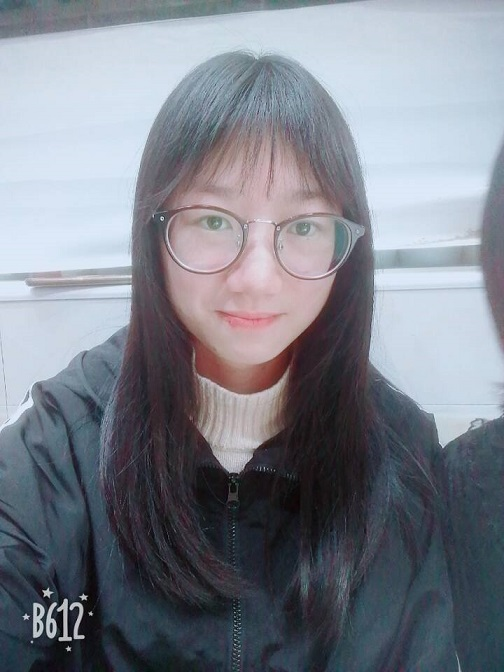
//> input picture opencv_017/opencv_017/1.JPG, 504 x 672 px
$ ./main   (built with g++ and OpenCV 4)
//> lines starting //> are read from the running program, lines starting //| are printed output that depends on the picture
#include <iostream>
#include "opencv2/opencv.hpp"

using namespace std;
using namespace cv;

int main()
{
	Mat src = imread("1.jpg");
//> src is the input picture: 672 rows x 504 cols, CV_8UC3; mean B, G, R 139.7, 129.7, 125.1
	imshow("src", src);
	Mat dst,gray;

	GaussianBlur(src, dst, Size(3, 3), 0, 0);
	cvtColor(dst, gray, CV_BGR2GRAY);
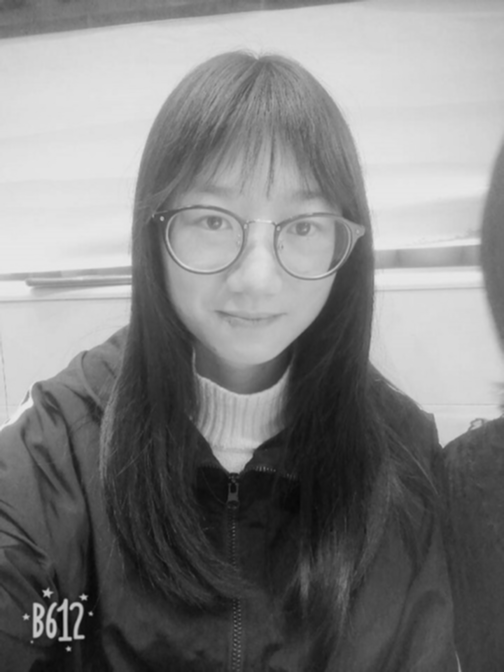
//> gray: 672 rows x 504 cols, CV_8UC1; min 6, max 233, mean 129.5

	Mat xgrad;
	Mat ygrad;


	//Sobel(gray, xgrad, CV_16S, 1, 0, 3);
	//Sobel(gray, ygrad, CV_16S, 0, 1, 3);
	Scharr(gray, xgrad, CV_16S, 1, 0);
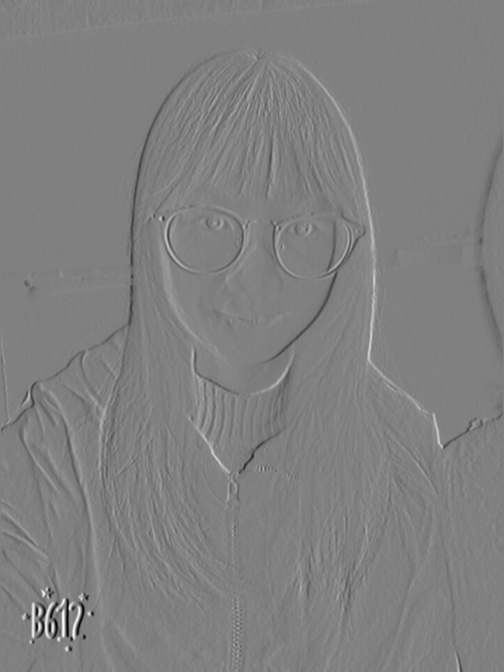
//> xgrad: 672 rows x 504 cols, CV_16SC1; min -2237, max 2202, mean -2.7; drawn with min black and max white
	Scharr(gray, ygrad, CV_16S, 0, 1);
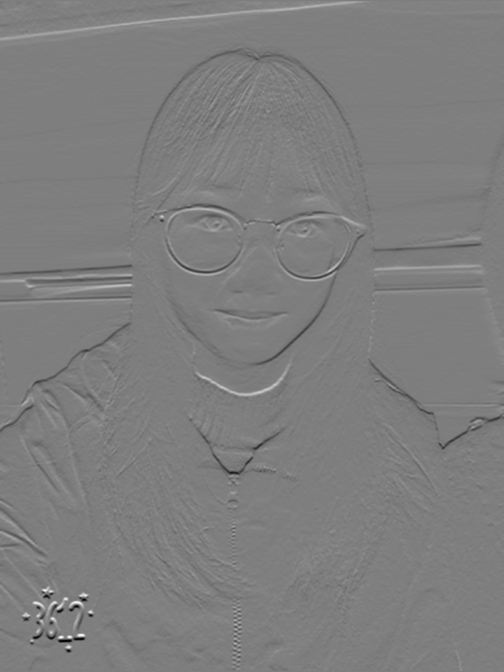
//> ygrad: 672 rows x 504 cols, CV_16SC1; min -2078, max 2101, mean -4.3; drawn with min black and max white
	convertScaleAbs(xgrad, xgrad);
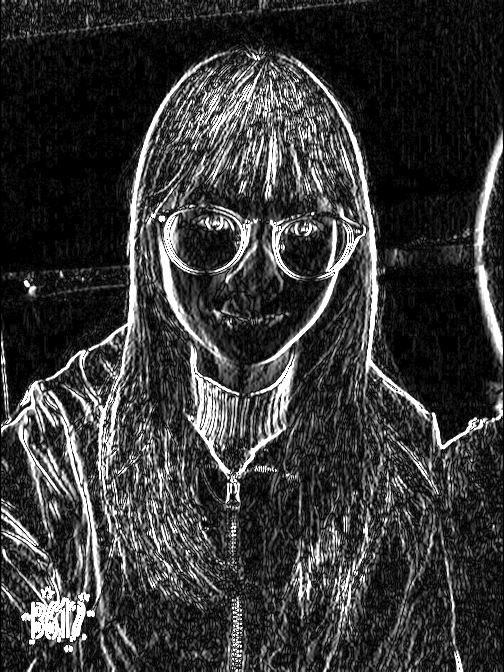
//> xgrad: 672 rows x 504 cols, CV_8UC1; min 0, max 255, mean 55.4
	convertScaleAbs(ygrad, ygrad);
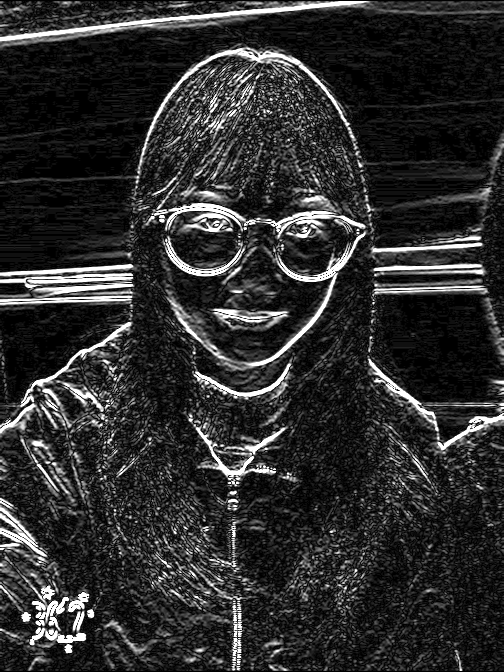
//> ygrad: 672 rows x 504 cols, CV_8UC1; min 0, max 255, mean 45.7
	imshow("x", xgrad);
	imshow("y", ygrad);

	Mat xygrad;
	addWeighted(xgrad,0.5,ygrad,0.5,0,xygrad);
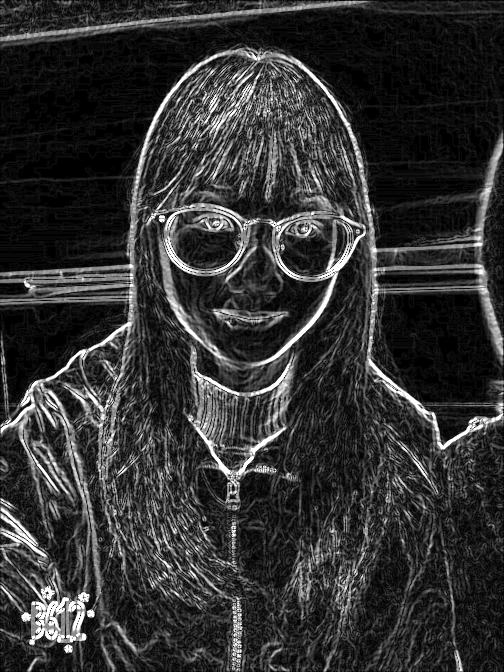
//> xygrad: 672 rows x 504 cols, CV_8UC1; min 0, max 255, mean 50.5
	imshow("xy", xygrad);

	waitKey(0);
	return 0;
}

//sobel是一阶微分，laplance是二阶微分
